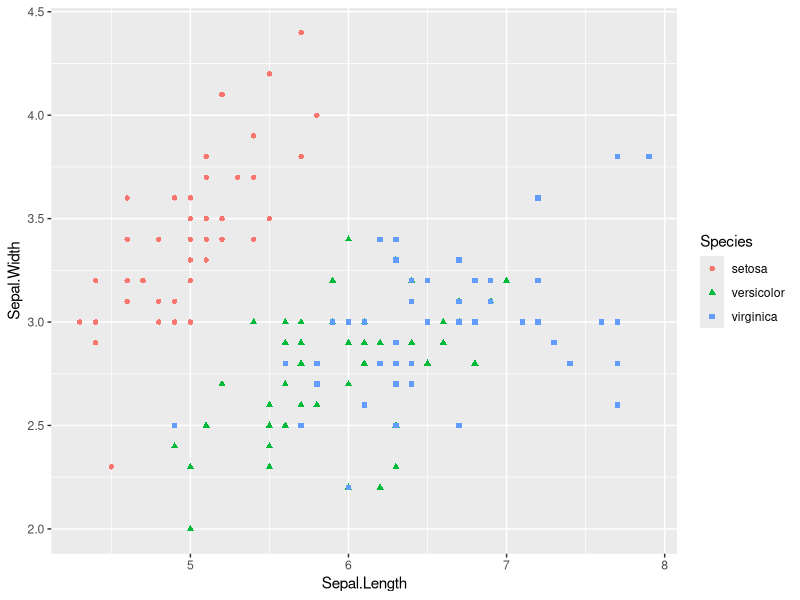

Generate this figure with R:
## ---- chunk 1
library(ggplot2)

iris |>
    ggplot(aes(Sepal.Length, Sepal.Width, group = Species, colour = Species, shape = Species)) + 
    geom_point()


## ---- chunk 2
library(tidyverse)
df <- iris |> mutate(is_setosa = Species == 'setosa')

mod_lm <- lm(Sepal.Width ~ Sepal.Length + is_setosa, data = df)

mod_lm
## ---- chunk 3

mod_logistic <- glm(
    am ~ mpg + disp + hp + vs,
    data = mtcars, 
    family = binomial()
    )

mod_logistic
## ---- chunk 4
summary(mod_logistic)

## ---- chunk 5
# Note the * instead of the + in the formula line below
mod_logistic2 <- glm(
    is_setosa ~ Sepal.Length * Sepal.Width, 
    data = df, 
    family = binomial(link = "logit")
    )

summary(mod_logistic2)

